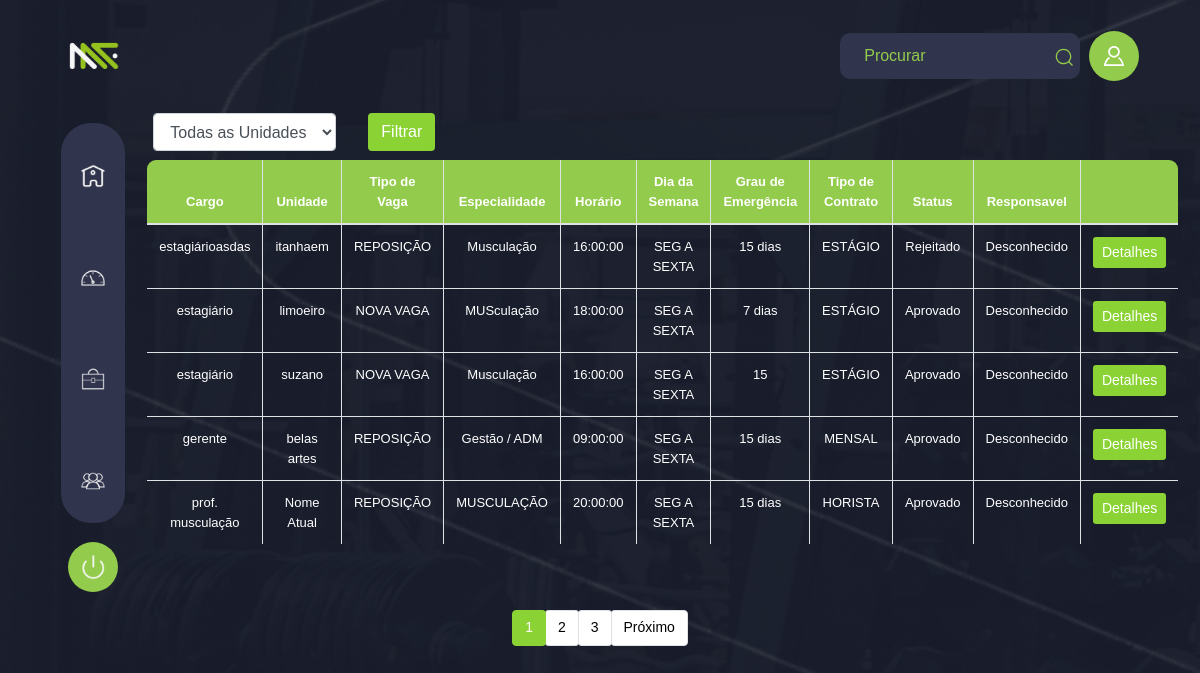
The app's page /pages/Projetos/vagas.php with its own data.
### tables this page shows
CREATE TABLE `tbvaga` (
  `idVaga` int(11) NOT NULL,
  `nomeVaga` varchar(255) DEFAULT NULL,
  `cargoVaga` varchar(255) DEFAULT NULL,
  `especialidadeVaga` varchar(255) DEFAULT NULL,
  `tipoVaga` varchar(255) DEFAULT NULL,
  `tipoContrato` varchar(255) DEFAULT NULL,
  `grauEmergencia` varchar(255) DEFAULT NULL,
  `horarioVaga` time DEFAULT NULL,
  `diaSemana` varchar(255) DEFAULT NULL,
  `dataAberturaVaga` date DEFAULT NULL,
  `idUnidade` int(11) DEFAULT NULL,
  `statusVaga` varchar(255) DEFAULT 'Pendente',
  `aprovadorVaga` varchar(255) DEFAULT NULL,
  `ProcessoVaga` enum('Pedido em Análise','Pedido Aprovado','Recrutamento','Seleção','DP Pessoal') DEFAULT NULL,
  `idUsuario` int(11) DEFAULT NULL
);

CREATE TABLE `tbunidade` (
  `idUnidade` int(11) NOT NULL,
  `nomeUnidade` varchar(255) DEFAULT NULL,
  `idRegiao` int(11) DEFAULT NULL
);

### pages/Projetos/vagas.php (the view, shortened to what this page needs)
<!DOCTYPE html>
<html lang="en">
<head>
    <link rel="stylesheet" href="https://stackpath.bootstrapcdn.com/bootstrap/4.5.2/css/bootstrap.min.css">
    <link rel="stylesheet" href="../../css/style.css">
    <link rel="stylesheet" href="../../css/projetoStyle.css">
    <link rel="stylesheet" href="../../css/consultarChamadoStyle.css">
</head>
<body>
    <div class="container">
        <?php include '../../components/navBar.php'; ?>
        <div class="row p-3">
            <?php include '../../components/sideBar.php'; ?>
            <div class="col-md-11">
                <div class="row col-md-11 justify-content-between">
                    <form method="GET" class="form-inline">
                        <div class="form-group mr-3">
                            <select class="form-control" id="unidade" name="unidade">
                                <option value="">Todas as Unidades</option>
                            </select>
                        </div>
                        <button type="submit" class="btn-green btn  ml-3">Filtrar</button>
                    </form>
                </div>
                <div class="row p-2">
                    <?php
                    $servername = "50.116.86.123";
                    $username = "motionfi_contato
";
                    $password = "68141096@Total";
                    $dbname = "motionfi_bdmotion";
                    $conn = new mysqli($servername, $username, $password, $dbname);
                    $registros_por_pagina = 5;
                    $pagina_atual = isset($_GET['pagina']) ? (int)$_GET['pagina'] : 1;
                    $offset = ($pagina_atual - 1) * $registros_por_pagina;
                    $sql = "SELECT v.*, u.nomeUnidade
                            FROM tbVaga v
                            JOIN tbUnidade u ON v.idUnidade = u.idUnidade
                            WHERE v.statusVaga IS NOT NULL AND v.statusVaga != ''";
                    $sql .= " AND v.statusVaga != 'inativo'";
                    $sql .= " LIMIT $registros_por_pagina OFFSET $offset";
                    $sql_total = str_replace("SELECT v.*, u.nomeUnidade", "SELECT COUNT(*) as total", $sql);
                    $result_total = $conn->query($sql_total);
                    if ($result_total) {
                        $row_total = $result_total->fetch_assoc();
                        $total_registros = $row_total['total'];
                    } else {
                        $total_registros = 0;
                    }
                    $total_paginas = ceil($total_registros / $registros_por_pagina);
                    $result = $conn->query($sql);
                    if ($result->num_rows > 0) {
                        echo '<table class="table table-bordered">';
                        echo '<thead>';
                        echo '  <tr>';
                        echo '    <th>Cargo</th>';
                        echo '    <th>Unidade</th>';
                        echo '    <th>Tipo de Vaga</th>';
                        echo '    <th>Especialidade</th>';
                        echo '    <th>Horário</th>';
                        echo '    <th>Dia da Semana</th>';
                        echo '    <th>Grau de Emergência</th>';
                        echo '    <th>Tipo de Contrato</th>';
                        echo '    <th>Status</th>';
                        echo '    <th>Responsavel</th>';
                        echo '    <th> </th>';
                        echo '  </tr>';
                        echo '</thead>';
                        echo '<tbody>';
                        while ($row = $result->fetch_assoc()) {
                            $cargoVaga = isset($row['cargoVaga']) ? htmlspecialchars($row['cargoVaga']) : 'N/A';
                            $nomeUnidade = isset($row['nomeUnidade']) ? htmlspecialchars($row['nomeUnidade']) : 'N/A';
                            $tipoVaga = isset($row['tipoVaga']) ? htmlspecialchars($row['tipoVaga']) : 'N/A';
                            $especialidadeVaga = isset($row['especialidadeVaga']) ? htmlspecialchars($row['especialidadeVaga']) : 'N/A';
                            $horarioVaga = isset($row['horarioVaga']) ? htmlspecialchars($row['horarioVaga']) : 'N/A';
                            $diaSemana = isset($row['diaSemana']) ? htmlspecialchars($row['diaSemana']) : 'N/A';
                            $grauEmergencia = isset($row['grauEmergencia']) ? htmlspecialchars($row['grauEmergencia']) : 'N/A';
                            $tipoContrato = isset($row['tipoContrato']) ? htmlspecialchars($row['tipoContrato']) : 'N/A';
                            $statusVaga = isset($row['statusVaga']) ? htmlspecialchars($row['statusVaga']) : 'N/A';
                            $idUsuario = isset($row['idUsuario']) ? htmlspecialchars($row['idUsuario']) : 'N/A';
                            $statusClass = '';
                        ?>
                        <tr>
                            <td><?php echo $cargoVaga; ?></td>
                            <td><?php echo $nomeUnidade; ?></td>
                            <td><?php echo $tipoVaga; ?></td>
                            <td><?php echo $especialidadeVaga; ?></td>
                            <td><?php echo $horarioVaga; ?></td>
                            <td><?php echo $diaSemana; ?></td>
                            <td><?php echo $grauEmergencia; ?></td>
                            <td><?php echo $tipoContrato; ?></td>
                            <td class="<?php echo $statusClass; ?>"><?php echo $statusVaga; ?></td>
                            <td>
                                <?php
                                $usuarios = [
                                    1 => 'Isaias Dos Santos',
                                    2 => 'Raquel Souza',
                                    3 => 'Marcos Vinicios',
                                    4 => 'Erika Justino'
                                ];
                                echo isset($usuarios[$idUsuario]) ? $usuarios[$idUsuario] : 'Desconhecido';
                                ?>
                            </td>
                            <td><a href="processoVaga.php?idVaga=<?php echo htmlspecialchars($row['idVaga']); ?>" class="btn-green btn btn-sm">Detalhes<i class="fas fa-search"></i></a></td>
                            </tr>
                        <?php } ?>
                        </tbody>
                        </table>
                    <?php   } else {
                        echo '<div class="alert alert-warning center-message" role="alert">Nenhum candidato encontrado.</div>';
                    }
                    ?>
                </div>
            </div>
        </div>
    </div>
    <div class="pagination-container">
        <nav aria-label="Page navigation">
            <ul class="pagination">
                <?php for ($i = 1; $i <= $total_paginas; $i++): ?>
                    <li class="page-item <?php if ($i == $pagina_atual) echo 'active'; ?>"><a class="page-link btn-white btn btn-sm" href="?pagina=<?php echo $i; ?>"><?php echo $i; ?></a></li>
                <?php endfor; ?>
                <?php if ($pagina_atual < $total_paginas): ?>
                    <li class="page-item"><a class="page-link btn-white btn btn-sm" href="?pagina=<?php echo $pagina_atual + 1; ?>">Próximo</a></li>
                <?php endif; ?>
            </ul>
        </nav>
    </div>
</body>
</html>

### css/style.css (style rules this page uses)
body { background-image: url('../img/bgLogin.png'); background-repeat: no-repeat; margin: 0; font-family: Arial, sans-serif; text-align: center; }
.container { align-items: center; justify-content: center; width: 100%; height: 100%; padding: 15px; }
.btn-green { background-color: rgb(139, 211, 52); color: white; }
.btn-white { background-color: #ffffff; color: rgb(0, 0, 0); }

### css/consultarChamadoStyle.css (style rules this page uses)
.table { width: 100%; background: #30344c; border-radius: 10px; overflow: hidden; color: #000000; }
.btn-white { background-color: #ffffff; color: rgb(0, 0, 0); }
.btn-green { background-color: rgb(139, 211, 52); color: white; }
.page-item.active .page-link { z-index: 3; color: #fff; background-color: rgb(139, 211, 52); border-color: rgb(139, 211, 52); }

### pages/Projetos/vagas.php (style rules this page uses)
.pagination-container { position: fixed; width: 100%; background-color: transparent; padding: 10px 0; }
.pagination-container .pagination { justify-content: center; }
.table { width: 100%; background: transparent; border-radius: 10px; overflow: hidden; color: #fff; border: 1px solid #dee2e6; border-collapse: collapse; }
.table th, .table td { padding: .75rem; vertical-align: top; border: 1px solid #dee2e6; font-size: 13px }
thead { background-color: #93cc4c; }
tbody { background-color: transparent; }

### records on screen
tbvaga: cargoVaga "estagiárioasdas", idUnidade.nomeUnidade "itanhaem", tipoVaga "REPOSIÇÃO", especialidadeVaga "Musculação", horarioVaga "16:00:00", diaSemana "SEG A SEXTA", grauEmergencia "15 dias", tipoContrato "ESTÁGIO", statusVaga "Rejeitado", shows "Desconhecido"
tbvaga: cargoVaga "estagiário", idUnidade.nomeUnidade "limoeiro", tipoVaga "NOVA VAGA", especialidadeVaga "MUSculação", horarioVaga "18:00:00", diaSemana "SEG A SEXTA", grauEmergencia "7 dias", tipoContrato "ESTÁGIO", statusVaga "Aprovado", shows "Desconhecido"
tbvaga: cargoVaga "estagiário", idUnidade.nomeUnidade "suzano", tipoVaga "NOVA VAGA", especialidadeVaga "Musculação", horarioVaga "16:00:00", diaSemana "SEG A SEXTA", grauEmergencia "15", tipoContrato "ESTÁGIO", statusVaga "Aprovado", shows "Desconhecido"
tbvaga: cargoVaga "gerente", idUnidade.nomeUnidade "belas artes", tipoVaga "REPOSIÇÃO", especialidadeVaga "Gestão / ADM", horarioVaga "09:00:00", diaSemana "SEG A SEXTA", grauEmergencia "15 dias", tipoContrato "MENSAL", statusVaga "Aprovado", shows "Desconhecido"
tbvaga: cargoVaga "prof. musculação", idUnidade.nomeUnidade "Nome Atual", tipoVaga "REPOSIÇÃO", especialidadeVaga "MUSCULAÇÃO", horarioVaga "20:00:00", diaSemana "SEG A SEXTA", grauEmergencia "15 dias", tipoContrato "HORISTA", statusVaga "Aprovado", shows "Desconhecido"
